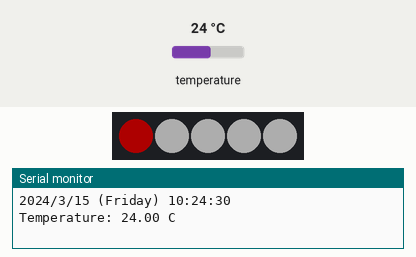
Recording of a sketch running on a simulated Arduino Uno, built with avr-gcc and run on an emulated ATmega328P. Parts: 5 RGB LEDs in strip order, left to right, the last lines printed to the serial monitor. The inputs (shaded band) are chosen by the test bench; at power-on: temperature 24 °C. Dim RGB values are drawn brighter than linear; the local clock reads 2024-03-15 10:24:30 at power-on unless the sketch sets it.

Above: at 1.1 s.
At 6.33 s:
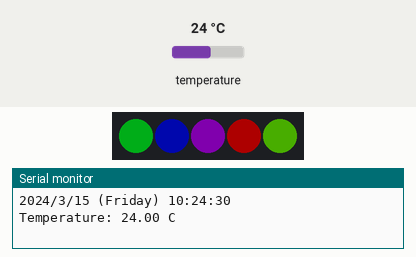
At 10.62 s:
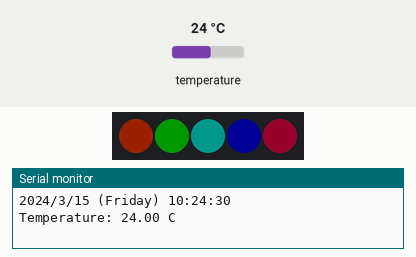
At 20.81 s:
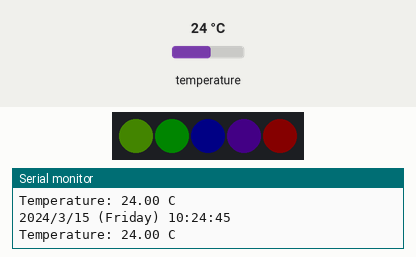
At 28.5 s:
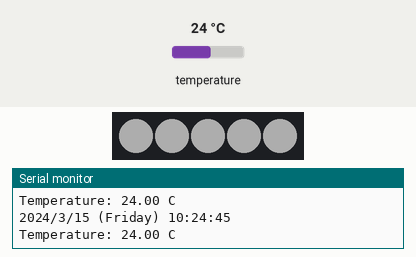
At 39.58 s:
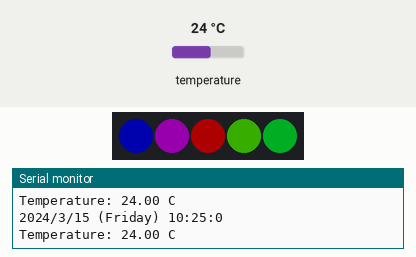
Timing chart, 0 to 40.0 s (numbered marks = the images above):
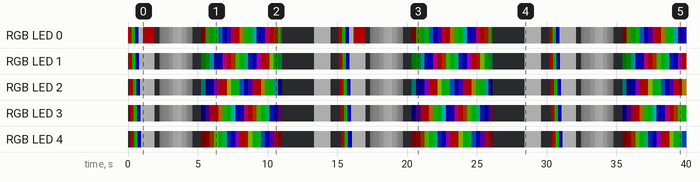

The sketch:

ds3231_LED_LCD.ino
```cpp
// Date and time functions using a DS3231 RTC connected via I2C and Wire lib
#include "RTClib.h"
#include <Wire.h>
#include <LiquidCrystal_I2C.h>
#include <Adafruit_NeoPixel.h>
#define LED_PIN    12
#define LED_COUNT  5
#define BRIGHTNESS 50 // Set BRIGHTNESS to about 1/5 (max = 255)

// Declare our NeoPixel strip object:
Adafruit_NeoPixel strip(LED_COUNT, LED_PIN, NEO_GRBW + NEO_KHZ800);
RTC_DS3231 rtc;
LiquidCrystal_I2C lcd(0x27,16,2);  // set the LCD address to 0x27 for a 16 chars and 2 line display

char daysOfTheWeek[7][12] = {"Sunday", "Monday", "Tuesday", "Wednesday", "Thursday", "Friday", "Saturday"};

void setup () {
  Serial.begin(57600);
  strip.begin();           // INITIALIZE NeoPixel strip object (REQUIRED)
  strip.show();            // Turn OFF all pixels ASAP
  strip.setBrightness(BRIGHTNESS);

  if (! rtc.begin()) {
    Serial.println("Couldn't find RTC");
    Serial.flush();
    abort();
  }
  if (rtc.lostPower()) {
    Serial.println("RTC lost power, let's set the time!");
    rtc.adjust(DateTime(F(__DATE__), F(__TIME__)));
  }
/*
  lcd.init();
  lcd.backlight();
  lcd.setCursor(0,0);
  lcd.print(" TygerSys 2021");
  lcd.setCursor(1,1);
  lcd.print(" By Edgar-Cano!");
  delay(2000);*/
}

void loop () {
    DateTime now = rtc.now();
    Serial.print(now.year(), DEC);
    Serial.print('/');
    Serial.print(now.month(), DEC);
    Serial.print('/');
    Serial.print(now.day(), DEC);
    Serial.print(" (");
    Serial.print(daysOfTheWeek[now.dayOfTheWeek()]);
    Serial.print(") ");
    Serial.print(now.hour(), DEC);
    Serial.print(':');
    Serial.print(now.minute(), DEC);
    Serial.print(':');
    Serial.print(now.second(), DEC);
    Serial.println();
    Serial.print("Temperature: ");
    Serial.print(rtc.getTemperature());
    Serial.println(" C");
    Serial.println();
/*    lcd.clear();
    lcd.setCursor(0,0);
    lcd.print(now.hour(), DEC);
    lcd.setCursor(2,0);
    lcd.print(':');
    lcd.setCursor(3,0);
    lcd.print(now.minute(), DEC);
    lcd.setCursor(6,0);
    lcd.print(daysOfTheWeek[now.dayOfTheWeek()]);
    lcd.setCursor(4,1);
    lcd.print(rtc.getTemperature());
    lcd.print(" C");
    delay(500);
      // Fill along the length of the strip in various colors...
 */
  colorWipe(strip.Color(255,   0,   0)     , 50); // Red
  colorWipe(strip.Color(  0, 255,   0)     , 50); // Green
  colorWipe(strip.Color(  0,   0, 255)     , 50); // Blue
  colorWipe(strip.Color(  0,   0,   0, 255), 50); // True white (not RGB white)
  whiteOverRainbow(75, 5);
  pulseWhite(5);
  rainbowFade2White(3, 3, 1);
//  lcd.clear();
}

void colorWipe(uint32_t color, int wait) {
  for(int i=0; i<strip.numPixels(); i++) { // For each pixel in strip...
    strip.setPixelColor(i, color);         //  Set pixel's color (in RAM)
    strip.show();                          //  Update strip to match
    delay(wait);                           //  Pause for a moment
  }
}
void whiteOverRainbow(int whiteSpeed, int whiteLength) {

  if(whiteLength >= strip.numPixels()) whiteLength = strip.numPixels() - 1;
  int      head          = whiteLength - 1;
  int      tail          = 0;
  int      loops         = 3;
  int      loopNum       = 0;
  uint32_t lastTime      = millis();
  uint32_t firstPixelHue = 0;
  for(;;) { // Repeat forever (or until a 'break' or 'return')
    for(int i=0; i<strip.numPixels(); i++) {  // For each pixel in strip...
      if(((i >= tail) && (i <= head)) ||      //  If between head & tail...
         ((tail > head) && ((i >= tail) || (i <= head)))) {
        strip.setPixelColor(i, strip.Color(0, 0, 0, 255)); // Set white
      } else {                                             // else set rainbow
        int pixelHue = firstPixelHue + (i * 65536L / strip.numPixels());
        strip.setPixelColor(i, strip.gamma32(strip.ColorHSV(pixelHue)));
      }
    }
    strip.show(); // Update strip with new contents
    // There's no delay here, it just runs full-tilt until the timer and
    // counter combination below runs out.
    firstPixelHue += 40; // Advance just a little along the color wheel

    if((millis() - lastTime) > whiteSpeed) { // Time to update head/tail?
      if(++head >= strip.numPixels()) {      // Advance head, wrap around
        head = 0;
        if(++loopNum >= loops) return;
      }
      if(++tail >= strip.numPixels()) {      // Advance tail, wrap around
        tail = 0;
      }
      lastTime = millis();                   // Save time of last movement
    }
  }
}
void pulseWhite(uint8_t wait) {
  for(int j=0; j<256; j++) { // Ramp up from 0 to 255
    // Fill entire strip with white at gamma-corrected brightness level 'j':
    strip.fill(strip.Color(0, 0, 0, strip.gamma8(j)));
    strip.show();
    delay(wait);
  }
  for(int j=255; j>=0; j--) { // Ramp down from 255 to 0
    strip.fill(strip.Color(0, 0, 0, strip.gamma8(j)));
    strip.show();
    delay(wait);
  }
}
void rainbowFade2White(int wait, int rainbowLoops, int whiteLoops) {
  int fadeVal=0, fadeMax=100;
  // Hue of first pixel runs 'rainbowLoops' complete loops through the color
  // wheel. Color wheel has a range of 65536 but it's OK if we roll over, so
  // just count from 0 to rainbowLoops*65536, using steps of 256 so we
  // advance around the wheel at a decent clip.
  for(uint32_t firstPixelHue = 0; firstPixelHue < rainbowLoops*65536;
    firstPixelHue += 256) {
    for(int i=0; i<strip.numPixels(); i++) { // For each pixel in strip...

      // Offset pixel hue by an amount to make one full revolution of the
      // color wheel (range of 65536) along the length of the strip
      // (strip.numPixels() steps):
      uint32_t pixelHue = firstPixelHue + (i * 65536L / strip.numPixels());

      // strip.ColorHSV() can take 1 or 3 arguments: a hue (0 to 65535) or
      // optionally add saturation and value (brightness) (each 0 to 255).
      // Here we're using just the three-argument variant, though the
      // second value (saturation) is a constant 255.
      strip.setPixelColor(i, strip.gamma32(strip.ColorHSV(pixelHue, 255,
        255 * fadeVal / fadeMax)));
    }
    strip.show();
    delay(wait);
    if(firstPixelHue < 65536) {                              // First loop,
      if(fadeVal < fadeMax) fadeVal++;                       // fade in
    } else if(firstPixelHue >= ((rainbowLoops-1) * 65536)) { // Last loop,
      if(fadeVal > 0) fadeVal--;                             // fade out
    } else {
      fadeVal = fadeMax; // Interim loop, make sure fade is at max
    }
  }
  for(int k=0; k<whiteLoops; k++) {
    for(int j=0; j<256; j++) { // Ramp up 0 to 255
      // Fill entire strip with white at gamma-corrected brightness level 'j':
      strip.fill(strip.Color(0, 0, 0, strip.gamma8(j)));
      strip.show();
    }
    delay(1000); // Pause 1 second
    for(int j=255; j>=0; j--) { // Ramp down 255 to 0
      strip.fill(strip.Color(0, 0, 0, strip.gamma8(j)));
      strip.show();
    }
  }
  delay(500); // Pause 1/2 second
}
```

Measured:
- by itself, RGB LED 0: off → RGB(50, 0, 0) at 0.01 s, → RGB(0, 50, 0) 0.25 s later, → RGB(0, 0, 50) 0.25 s later, → RGB(50, 50, 50) 0.25 s later, … (134 changes in this stretch)
- by itself, RGB LED 1: off → RGB(50, 0, 0) at 0.06 s, → RGB(0, 50, 0) 0.25 s later, → RGB(0, 0, 50) 0.25 s later, → RGB(50, 50, 50) 0.25 s later, … (132 changes in this stretch)
- what the display in image 0 shows lasts 0.8 s, from 1.1 s to 1.9 s
- what the display in image 4 shows lasts 1.2 s, from 28.4 s to 29.6 s
